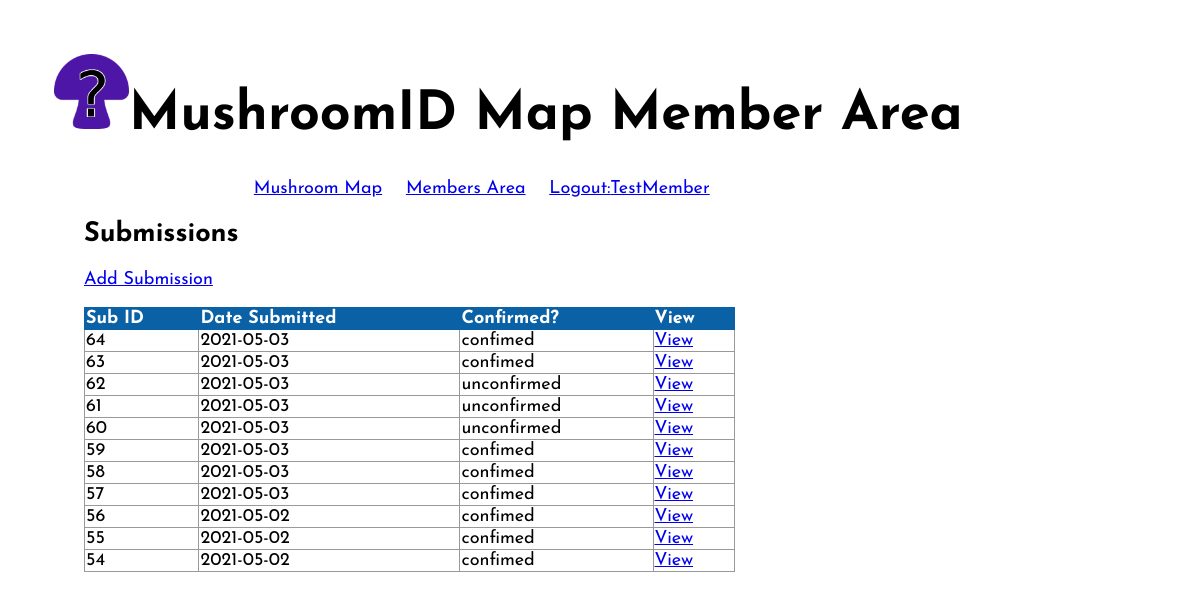
/public/mushroom-members/views/submissionindex.php (signed in), run on the app's committed database.
### tables this page shows
CREATE TABLE `submission_sub` (
  `id_sub` int(11) NOT NULL,
  `id_usr` int(11) NOT NULL,
  `id_mshm` int(11) NOT NULL,
  `latitude_sub` float(10,6) NOT NULL,
  `longitude_sub` float(10,6) NOT NULL,
  `description_sub` text NOT NULL,
  `date_found_sub` date NOT NULL
);

### private/functions.php (called while the page is built, shortened)
<?php
function url_for($script_path) {
  if($script_path[0] != '/') {
    $script_path = "/" . $script_path;
  }
  return WWW_ROOT . $script_path;
}
function u($string="") {
  return urlencode($string);
}
function h($string="") {
  return htmlspecialchars($string);
}
?>

### private/classes/submission.class.php (called while the page is built, shortened)
<?php
 class Submission extends DatabaseObject {
    static protected $table_name = 'submission_sub';
   static public function find_all_sub() {
      $sql = "SELECT * FROM " . static::$table_name . " ORDER BY id_sub DESC";
      return static::find_by_sql($sql);
  }
}

### private/classes/databaseobject.class.php (called while the page is built, shortened)
<?php
class DatabaseObject {
  static protected $database;
  static public function set_database($database) {
    self::$database = $database;
  }
  static public function find_by_sql($sql) {
      $result = self::$database->query($sql);
      $object_array = [];
      while ($record = $result->fetch(PDO::FETCH_ASSOC)) {
          $object_array[] = static::instantiate($record);
        }
      return $object_array;
  }
  static public function instantiate($record) {
      $object = new static;
      foreach($record as $property => $value) {
          if(property_exists($object, $property)) {
              $object->$property = $value;
          }
      }
      return $object;
  }
}
?>

### public/mushroom-members/views/submissionindex.php (the view, shortened to what this page needs)
<?php include(SHARED_PATH . '/mushroom-members-header.php'); ?>
<div id="content">
			<div id="page">
    <div class="intro">
      <h2>Submissions</h2>
    </div>
	   <div class="actions">
      <a class="action" href="<?php echo url_for('/mapfiles/user-map.php'); ?>">Add Submission</a>
    </div>
    <table class="list">
      <tr>
        <th>Sub ID</th>
        <th>Date Submitted</th>
        <th>Confirmed?</th>
        <th>View</th>
      </tr>
<?php
$subs = Submission::find_all_sub();
?>
      <?php foreach($subs as $sub) { ?>
      <tr>
        <td><?= $sub->id_sub; ?></td>
        <td><?= $sub->date_found_sub; ?></td>
        <td><?php if($sub->id_mshm > 0) echo "confimed"; if($sub->id_mshm == 0) echo "unconfirmed"; ?></td>
        <td><a class="action" href="<?php echo url_for('/mushroom-members/views/show_sub.php?id=' . h(u($sub->id_sub))); ?>">View</a></td>
      </tr>
<?php } ?>
    </table>
  </div>
</div>
<?php include(SHARED_PATH . '/mushroom-members-footer.php'); ?>

### public/stylesheets/staff.css (style rules this page uses)
* { box-sizing: border-box; }
body, html { height: 80%; }
html { font: 18px 'Josefin Sans', Helvetica, sans-serif; }
body { margin: 3rem; padding: 0; }
#content { min-height: 80%; padding: 0 30px; width: 80%; }
.actions { margin-bottom: 1em; }
table { border-collapse: collapse; vertical-align: top; }
table.list { width: 80%; }
table.list tr td { border: 1px solid #999; }
table.list tr th { background: #0b61a5; border: 1px solid #0b61a5; color: #fff; text-align: left; }

### data on the page
submission_sub: id_sub "64", date_found_sub "2021-05-03", shows "confimed"
submission_sub: id_sub "63", date_found_sub "2021-05-03", shows "confimed"
submission_sub: id_sub "62", date_found_sub "2021-05-03", shows "unconfirmed"
submission_sub: id_sub "61", date_found_sub "2021-05-03", shows "unconfirmed"
submission_sub: id_sub "60", date_found_sub "2021-05-03", shows "unconfirmed"
submission_sub: id_sub "59", date_found_sub "2021-05-03", shows "confimed"
submission_sub: id_sub "58", date_found_sub "2021-05-03", shows "confimed"
submission_sub: id_sub "57", date_found_sub "2021-05-03", shows "confimed"
submission_sub: id_sub "56", date_found_sub "2021-05-02", shows "confimed"
submission_sub: id_sub "55", date_found_sub "2021-05-02", shows "confimed"
submission_sub: id_sub "54", date_found_sub "2021-05-02", shows "confimed"

### other printed values
$session->username_usr "TestMember"
